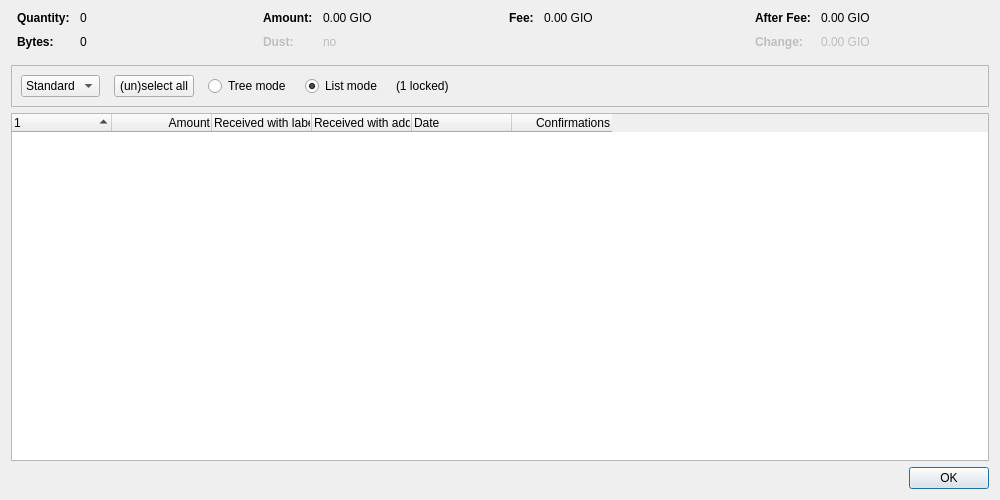
<?xml version="1.0" encoding="UTF-8"?>
<ui version="4.0">
 <class>CoinControlDialog</class>
 <widget class="QDialog" name="CoinControlDialog">
  <property name="geometry">
   <rect>
    <x>0</x>
    <y>0</y>
    <width>1000</width>
    <height>500</height>
   </rect>
  </property>
  <property name="windowTitle">
   <string>Coin Selection</string>
  </property>
  <layout class="QVBoxLayout" name="verticalLayout">
   <item>
    <layout class="QHBoxLayout" name="horizontalLayoutTop" stretch="0,0,0,0">
     <property name="topMargin">
      <number>0</number>
     </property>
     <property name="bottomMargin">
      <number>10</number>
     </property>
     <item>
      <layout class="QFormLayout" name="formLayoutCoinControl1">
       <property name="horizontalSpacing">
        <number>10</number>
       </property>
       <property name="verticalSpacing">
        <number>10</number>
       </property>
       <property name="leftMargin">
        <number>6</number>
       </property>
       <property name="rightMargin">
        <number>6</number>
       </property>
       <item row="0" column="0">
        <widget class="QLabel" name="labelCoinControlQuantityText">
         <property name="font">
          <font>
           <weight>75</weight>
           <bold>true</bold>
          </font>
         </property>
         <property name="text">
          <string>Quantity:</string>
         </property>
        </widget>
       </item>
       <item row="0" column="1">
        <widget class="QLabel" name="labelCoinControlQuantity">
         <property name="cursor">
          <cursorShape>IBeamCursor</cursorShape>
         </property>
         <property name="contextMenuPolicy">
          <enum>Qt::ActionsContextMenu</enum>
         </property>
         <property name="text">
          <string notr="true">0</string>
         </property>
         <property name="textInteractionFlags">
          <set>Qt::LinksAccessibleByMouse|Qt::TextSelectableByKeyboard|Qt::TextSelectableByMouse</set>
         </property>
        </widget>
       </item>
       <item row="1" column="0">
        <widget class="QLabel" name="labelCoinControlBytesText">
         <property name="font">
          <font>
           <weight>75</weight>
           <bold>true</bold>
          </font>
         </property>
         <property name="text">
          <string>Bytes:</string>
         </property>
        </widget>
       </item>
       <item row="1" column="1">
        <widget class="QLabel" name="labelCoinControlBytes">
         <property name="cursor">
          <cursorShape>IBeamCursor</cursorShape>
         </property>
         <property name="contextMenuPolicy">
          <enum>Qt::ActionsContextMenu</enum>
         </property>
         <property name="text">
          <string notr="true">0</string>
         </property>
         <property name="textInteractionFlags">
          <set>Qt::LinksAccessibleByMouse|Qt::TextSelectableByKeyboard|Qt::TextSelectableByMouse</set>
         </property>
        </widget>
       </item>
      </layout>
     </item>
     <item>
      <layout class="QFormLayout" name="formLayoutCoinControl2">
       <property name="horizontalSpacing">
        <number>10</number>
       </property>
       <property name="verticalSpacing">
        <number>10</number>
       </property>
       <property name="leftMargin">
        <number>6</number>
       </property>
       <property name="rightMargin">
        <number>6</number>
       </property>
       <item row="0" column="0">
        <widget class="QLabel" name="labelCoinControlAmountText">
         <property name="font">
          <font>
           <weight>75</weight>
           <bold>true</bold>
          </font>
         </property>
         <property name="text">
          <string>Amount:</string>
         </property>
        </widget>
       </item>
       <item row="0" column="1">
        <widget class="QLabel" name="labelCoinControlAmount">
         <property name="cursor">
          <cursorShape>IBeamCursor</cursorShape>
         </property>
         <property name="contextMenuPolicy">
          <enum>Qt::ActionsContextMenu</enum>
         </property>
         <property name="text">
          <string notr="true">0.00 GIO</string>
         </property>
         <property name="textInteractionFlags">
          <set>Qt::LinksAccessibleByMouse|Qt::TextSelectableByKeyboard|Qt::TextSelectableByMouse</set>
         </property>
        </widget>
       </item>
       <item row="1" column="0">
        <widget class="QLabel" name="labelCoinControlLowOutputText">
         <property name="enabled">
          <bool>false</bool>
         </property>
         <property name="font">
          <font>
           <weight>75</weight>
           <bold>true</bold>
          </font>
         </property>
         <property name="text">
          <string>Dust:</string>
         </property>
        </widget>
       </item>
       <item row="1" column="1">
        <widget class="QLabel" name="labelCoinControlLowOutput">
         <property name="enabled">
          <bool>false</bool>
         </property>
         <property name="cursor">
          <cursorShape>IBeamCursor</cursorShape>
         </property>
         <property name="contextMenuPolicy">
          <enum>Qt::ActionsContextMenu</enum>
         </property>
         <property name="text">
          <string notr="true">no</string>
         </property>
         <property name="textInteractionFlags">
          <set>Qt::LinksAccessibleByMouse|Qt::TextSelectableByKeyboard|Qt::TextSelectableByMouse</set>
         </property>
        </widget>
       </item>
      </layout>
     </item>
     <item>
      <layout class="QFormLayout" name="formLayoutCoinControl3">
       <property name="horizontalSpacing">
        <number>10</number>
       </property>
       <property name="verticalSpacing">
        <number>10</number>
       </property>
       <property name="leftMargin">
        <number>6</number>
       </property>
       <property name="rightMargin">
        <number>6</number>
       </property>
       <item row="0" column="0">
        <widget class="QLabel" name="labelCoinControlFeeText">
         <property name="font">
          <font>
           <weight>75</weight>
           <bold>true</bold>
          </font>
         </property>
         <property name="text">
          <string>Fee:</string>
         </property>
        </widget>
       </item>
       <item row="0" column="1">
        <widget class="QLabel" name="labelCoinControlFee">
         <property name="cursor">
          <cursorShape>IBeamCursor</cursorShape>
         </property>
         <property name="contextMenuPolicy">
          <enum>Qt::ActionsContextMenu</enum>
         </property>
         <property name="text">
          <string notr="true">0.00 GIO</string>
         </property>
         <property name="textInteractionFlags">
          <set>Qt::LinksAccessibleByMouse|Qt::TextSelectableByKeyboard|Qt::TextSelectableByMouse</set>
         </property>
        </widget>
       </item>
      </layout>
     </item>
     <item>
      <layout class="QFormLayout" name="formLayoutCoinControl4">
       <property name="horizontalSpacing">
        <number>10</number>
       </property>
       <property name="verticalSpacing">
        <number>10</number>
       </property>
       <property name="leftMargin">
        <number>6</number>
       </property>
       <property name="rightMargin">
        <number>6</number>
       </property>
       <item row="0" column="0">
        <widget class="QLabel" name="labelCoinControlAfterFeeText">
         <property name="font">
          <font>
           <weight>75</weight>
           <bold>true</bold>
          </font>
         </property>
         <property name="text">
          <string>After Fee:</string>
         </property>
        </widget>
       </item>
       <item row="0" column="1">
        <widget class="QLabel" name="labelCoinControlAfterFee">
         <property name="cursor">
          <cursorShape>IBeamCursor</cursorShape>
         </property>
         <property name="contextMenuPolicy">
          <enum>Qt::ActionsContextMenu</enum>
         </property>
         <property name="text">
          <string notr="true">0.00 GIO</string>
         </property>
         <property name="textInteractionFlags">
          <set>Qt::LinksAccessibleByMouse|Qt::TextSelectableByKeyboard|Qt::TextSelectableByMouse</set>
         </property>
        </widget>
       </item>
       <item row="1" column="0">
        <widget class="QLabel" name="labelCoinControlChangeText">
         <property name="enabled">
          <bool>false</bool>
         </property>
         <property name="font">
          <font>
           <weight>75</weight>
           <bold>true</bold>
          </font>
         </property>
         <property name="text">
          <string>Change:</string>
         </property>
        </widget>
       </item>
       <item row="1" column="1">
        <widget class="QLabel" name="labelCoinControlChange">
         <property name="enabled">
          <bool>false</bool>
         </property>
         <property name="cursor">
          <cursorShape>IBeamCursor</cursorShape>
         </property>
         <property name="contextMenuPolicy">
          <enum>Qt::ActionsContextMenu</enum>
         </property>
         <property name="text">
          <string notr="true">0.00 GIO</string>
         </property>
         <property name="textInteractionFlags">
          <set>Qt::LinksAccessibleByMouse|Qt::TextSelectableByKeyboard|Qt::TextSelectableByMouse</set>
         </property>
        </widget>
       </item>
      </layout>
     </item>
    </layout>
   </item>
   <item>
    <widget class="QFrame" name="frame">
     <property name="minimumSize">
      <size>
       <width>0</width>
       <height>40</height>
      </size>
     </property>
     <property name="frameShape">
      <enum>QFrame::StyledPanel</enum>
     </property>
     <property name="frameShadow">
      <enum>QFrame::Sunken</enum>
     </property>
     <layout class="QHBoxLayout" name="horizontalLayout">
      <item>
       <layout class="QHBoxLayout" name="horizontalLayoutPanel" stretch="0,0,0,0,0,0">
        <property name="spacing">
         <number>14</number>
        </property>
        <item>
         <widget class="QComboBox" name="cbxType">
          <item>
           <property name="text">
            <string>Standard</string>
           </property>
          </item>
          <item>
           <property name="text">
            <string>Blind</string>
           </property>
          </item>
          <item>
           <property name="text">
            <string>Anon</string>
           </property>
          </item>
         </widget>
        </item>
        <item>
         <widget class="QPushButton" name="pushButtonSelectAll">
          <property name="sizePolicy">
           <sizepolicy hsizetype="Maximum" vsizetype="Fixed">
            <horstretch>0</horstretch>
            <verstretch>0</verstretch>
           </sizepolicy>
          </property>
          <property name="text">
           <string>(un)select all</string>
          </property>
          <property name="autoDefault">
           <bool>false</bool>
          </property>
         </widget>
        </item>
        <item>
         <widget class="QRadioButton" name="radioTreeMode">
          <property name="sizePolicy">
           <sizepolicy hsizetype="Maximum" vsizetype="Fixed">
            <horstretch>0</horstretch>
            <verstretch>0</verstretch>
           </sizepolicy>
          </property>
          <property name="text">
           <string>Tree mode</string>
          </property>
         </widget>
        </item>
        <item>
         <widget class="QRadioButton" name="radioListMode">
          <property name="sizePolicy">
           <sizepolicy hsizetype="Maximum" vsizetype="Fixed">
            <horstretch>0</horstretch>
            <verstretch>0</verstretch>
           </sizepolicy>
          </property>
          <property name="text">
           <string>List mode</string>
          </property>
          <property name="checked">
           <bool>true</bool>
          </property>
         </widget>
        </item>
        <item>
         <widget class="QLabel" name="labelLocked">
          <property name="text">
           <string notr="true">(1 locked)</string>
          </property>
         </widget>
        </item>
        <item>
         <spacer name="horizontalSpacer">
          <property name="orientation">
           <enum>Qt::Horizontal</enum>
          </property>
          <property name="sizeHint" stdset="0">
           <size>
            <width>40</width>
            <height>20</height>
           </size>
          </property>
         </spacer>
        </item>
       </layout>
      </item>
     </layout>
    </widget>
   </item>
   <item>
    <widget class="CoinControlTreeWidget" name="treeWidget">
     <property name="contextMenuPolicy">
      <enum>Qt::CustomContextMenu</enum>
     </property>
     <property name="sortingEnabled">
      <bool>false</bool>
     </property>
     <property name="columnCount">
      <number>6</number>
     </property>
     <attribute name="headerShowSortIndicator" stdset="0">
      <bool>true</bool>
     </attribute>
     <attribute name="headerStretchLastSection">
      <bool>false</bool>
     </attribute>
     <column>
      <property name="text">
       <string/>
      </property>
     </column>
     <column>
      <property name="text">
       <string>Amount</string>
      </property>
      <property name="textAlignment">
       <set>AlignTrailing|AlignVCenter</set>
      </property>
     </column>
     <column>
      <property name="text">
       <string>Received with label</string>
      </property>
     </column>
     <column>
      <property name="text">
       <string>Received with address</string>
      </property>
     </column>
     <column>
      <property name="text">
       <string>Date</string>
      </property>
     </column>
     <column>
      <property name="text">
       <string>Confirmations</string>
      </property>
      <property name="toolTip">
       <string>Confirmed</string>
      </property>
      <property name="textAlignment">
       <set>AlignTrailing|AlignVCenter</set>
      </property>
     </column>
     <column>
      <property name="text">
       <string/>
      </property>
     </column>
     <column>
      <property name="text">
       <string/>
      </property>
     </column>
     <column>
      <property name="text">
       <string/>
      </property>
     </column>
     <column>
      <property name="text">
       <string/>
      </property>
     </column>
    </widget>
   </item>
   <item>
    <widget class="QDialogButtonBox" name="buttonBox">
     <property name="orientation">
      <enum>Qt::Horizontal</enum>
     </property>
     <property name="standardButtons">
      <set>QDialogButtonBox::Ok</set>
     </property>
    </widget>
   </item>
  </layout>
 </widget>
 <customwidgets>
  <customwidget>
   <class>CoinControlTreeWidget</class>
   <extends>QTreeWidget</extends>
   <header>qt/coincontroltreewidget.h</header>
  </customwidget>
 </customwidgets>
 <resources/>
 <connections/>
</ui>
